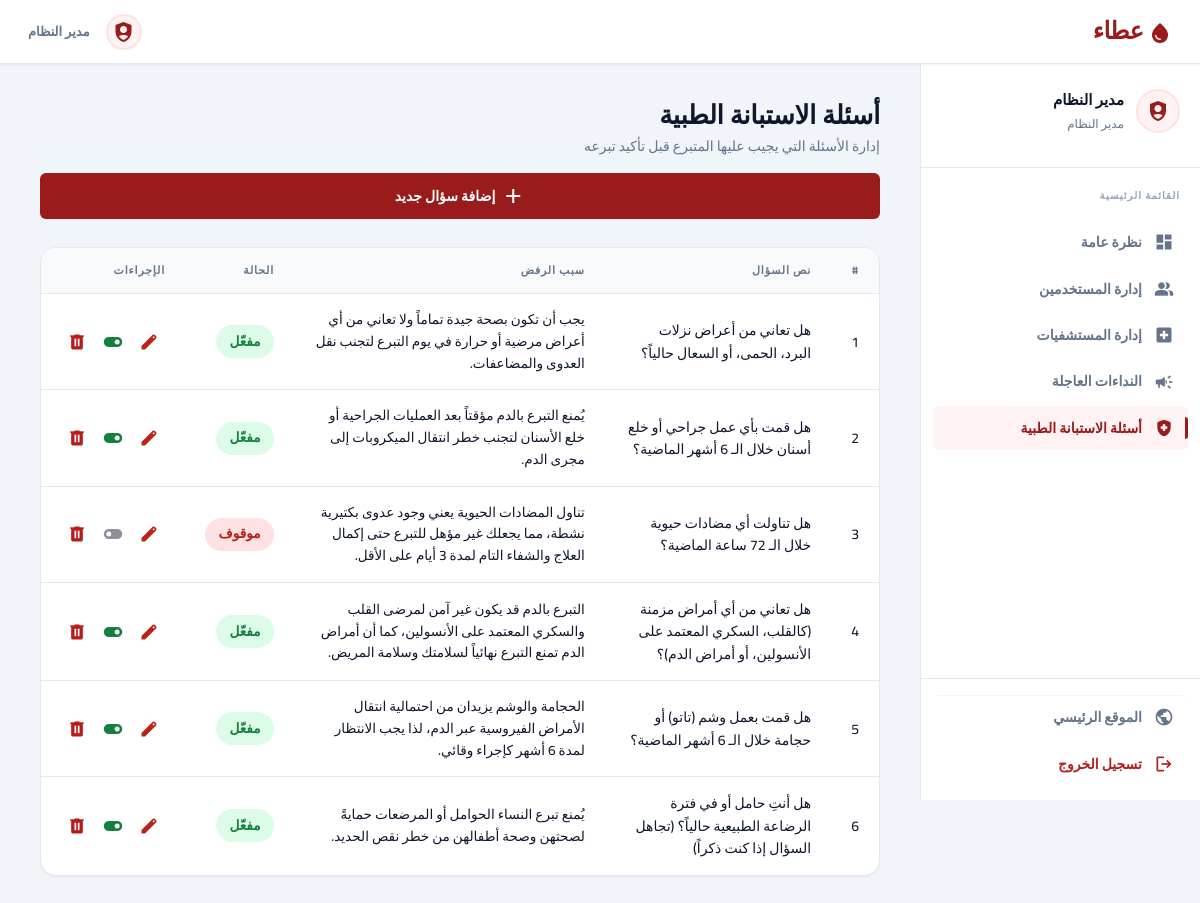
Screenshot of /dashboards/admin/screening_questions.php (signed in) with the database file from the repository.
### tables this page shows
CREATE TABLE `screening_questions` (
  `id` int(11) NOT NULL,
  `question_text` text NOT NULL,
  `rejection_reason` text NOT NULL,
  `is_active` tinyint(1) DEFAULT 1,
  `created_at` timestamp NOT NULL DEFAULT current_timestamp()
);

### dashboards/admin/screening_questions.php (the view, shortened to what this page needs)
<?php
require_once '../../includes/db_connect.php';
$questions = $pdo->query("SELECT * FROM screening_questions ORDER BY id ASC")->fetchAll();
require_once '../../includes/admin_head.php';
?>
<?php require_once '../../includes/admin_topbar.php'; ?>
<div class="db-layout">
    <?php require_once '../../includes/admin_sidebar.php'; ?>
    <main class="db-main">
        <div class="db-page-header-row">
            <div class="db-page-header">
                <h1 class="db-page-title">أسئلة الاستبانة الطبية</h1>
                <p class="db-page-subtitle">إدارة الأسئلة التي يجيب عليها المتبرع قبل تأكيد تبرعه</p>
            </div>
            <button class="btn-primary" onclick="openAddModal()">
                <span class="material-symbols-outlined">add</span>
                إضافة سؤال جديد
            </button>
        </div>
        <div class="db-table-card">
            <?php if (count($questions) === 0): ?>
                <div class="empty-state">
                    <span class="material-symbols-outlined">health_and_safety</span>
                    <p>لا توجد أسئلة مضافة بعد.</p>
                </div>
            <?php else: ?>
            <table class="db-table">
                <thead>
                    <tr>
                        <th>#</th>
                        <th>نص السؤال</th>
                        <th>سبب الرفض</th>
                        <th>الحالة</th>
                        <th>الإجراءات</th>
                    </tr>
                </thead>
                <tbody>
                    <?php foreach ($questions as $i => $q): ?>
                    <tr>
                        <td><?php echo $i + 1; ?></td>
                        <td><?php echo htmlspecialchars($q['question_text']); ?></td>
                        <td class="text-secondary text-sm"><?php echo htmlspecialchars($q['rejection_reason']); ?></td>
                        <td>
                            <?php if ($q['is_active']): ?>
                                <span class="badge badge--success">مفعّل</span>
                            <?php else: ?>
                                <span class="badge badge--urgent">موقوف</span>
                            <?php endif; ?>
                        </td>
                        <td>
                            <div class="actions-cell">
                                <button class="action-btn edit-trigger"
                                    title="تعديل"
                                    data-id="<?php echo $q['id']; ?>"
                                    data-question="<?php echo htmlspecialchars($q['question_text'], ENT_QUOTES, 'UTF-8'); ?>"
                                    data-reason="<?php echo htmlspecialchars($q['rejection_reason'], ENT_QUOTES, 'UTF-8'); ?>">
                                    <span class="material-symbols-outlined text-primary">edit</span>
                                </button>
                                <form method="POST" action="">
                                    <button type="submit" class="action-btn"
                                        title="<?php echo $q['is_active'] ? 'إيقاف السؤال' : 'تفعيل السؤال'; ?>">
                                        <?php if ($q['is_active']): ?>
                                            <span class="material-symbols-outlined text-success">toggle_on</span>
                                        <?php else: ?>
                                            <span class="material-symbols-outlined text-muted">toggle_off</span>
                                        <?php endif; ?>
                                    </button>
                                </form>
                                <form method="POST" action="" onsubmit="return confirm('هل أنت متأكد من حذف هذا السؤال نهائياً؟')">
                                    <button type="submit" class="action-btn" title="حذف">
                                        <span class="material-symbols-outlined text-error">delete</span>
                                    </button>
                                </form>
                            </div>
                        </td>
                    </tr>
                    <?php endforeach; ?>
                </tbody>
            </table>
            <?php endif; ?>
        </div>
    </main>
</div>
<?php require_once '../../includes/admin_foot.php'; ?>

### includes/admin_head.php (shortened to what this page needs)
?><!DOCTYPE html>
<html lang="ar" dir="rtl">
<head>
    <link rel="stylesheet" href="<?php echo BASE_URL; ?>/assets/css/style.css?v=25">
</head>
<body class="admin-page">

### includes/admin_topbar.php (shortened to what this page needs)
<div class="db-topbar">
    <div class="db-topbar__inner">
        <div class="db-topbar__start">
            <a href="<?php echo BASE_URL; ?>/index.php" class="db-topbar__brand">
                <span class="material-symbols-outlined">water_drop</span>
                عطاء
            </a>
        </div>
        <div class="db-topbar__actions">
            <div class="db-topbar__avatar">
                <span class="material-symbols-outlined">shield_person</span>
            </div>
            <span class="db-topbar__admin-label">مدير النظام</span>
        </div>
    </div>
</div>

### includes/admin_sidebar.php (shortened to what this page needs)
<?php
$current_page = basename($_SERVER['PHP_SELF']);
?>
<aside class="db-sidebar" id="adminSidebar">
    <div class="db-sidebar__profile">
        <div class="db-sidebar__profile-row">
            <div class="db-sidebar__profile-avatar">
                <span class="material-symbols-outlined">shield_person</span>
            </div>
            <div class="db-sidebar__profile-info">
                <div class="db-sidebar__profile-name"><?php echo htmlspecialchars($_SESSION['name'] ?? 'مدير النظام'); ?></div>
                <div class="db-sidebar__profile-role">مدير النظام</div>
            </div>
        </div>
    </div>
    <div class="db-sidebar__section-title">القائمة الرئيسية</div>
    <nav class="db-sidebar__nav">
        <a href="index.php" class="db-sidebar__link <?php echo $current_page == 'index.php' ? 'is-active' : ''; ?>">
            <span class="material-symbols-outlined">dashboard</span>
            نظرة عامة
        </a>
        <a href="users.php" class="db-sidebar__link <?php echo $current_page == 'users.php' ? 'is-active' : ''; ?>">
            <span class="material-symbols-outlined">group</span>
            إدارة المستخدمين
        </a>
        <a href="facilities.php" class="db-sidebar__link <?php echo $current_page == 'facilities.php' ? 'is-active' : ''; ?>">
            <span class="material-symbols-outlined">local_hospital</span>
            إدارة المستشفيات
        </a>
        <a href="requests.php" class="db-sidebar__link <?php echo $current_page == 'requests.php' ? 'is-active' : ''; ?>">
            <span class="material-symbols-outlined">campaign</span>
            النداءات العاجلة
        </a>
        <a href="screening_questions.php" class="db-sidebar__link <?php echo $current_page == 'screening_questions.php' ? 'is-active' : ''; ?>">
            <span class="material-symbols-outlined">health_and_safety</span>
            أسئلة الاستبانة الطبية
        </a>
    </nav>
    <div class="db-sidebar__footer">
        <a href="<?php echo BASE_URL; ?>/index.php" class="db-sidebar__link db-sidebar__link--home">
            <span class="material-symbols-outlined">public</span>
            الموقع الرئيسي
        </a>
        <a href="<?php echo BASE_URL; ?>/auth/logout.php"
           class="db-sidebar__link db-sidebar__link--danger"
           data-logout>
            <span class="material-symbols-outlined">logout</span>
            تسجيل الخروج
        </a>
    </div>
</aside>

### includes/admin_foot.php (shortened to what this page needs)
</body>
</html>

### assets/css/style.css (style rules this page uses)
*, *::before, *::after { margin: 0; padding: 0; box-sizing: border-box; }
html { scroll-behavior: smooth; }
body { font-family: var(--font-body); background-color: var(--bg-main); color: var(--text-primary); direction: rtl; line-height: 1.6; min-height: 100vh; display: flex; flex-direction: column; -webkit-font-smoothing: antialiased; }
h1, h2, h3, h4, h5, h6 { font-family: var(--font-heading); font-weight: 700; line-height: 1.2; }
.material-symbols-outlined { font-variation-settings: 'FILL' 1, 'wght' 400, 'GRAD' 0, 'opsz' 24; vertical-align: middle; }
.badge--urgent { background: #fee2e2; color: #b91c1c; }
.badge--success { background: #dcfce7; color: #15803d; }
.admin-page { background-color: var(--slate-100, #f1f5f9); }

### assets/css/variables.css (style rules this page uses)
:root { --primary: #b52619; --primary-light: #ff5449; --primary-dark: #8b0000; --primary-bg: #ffebe9; --secondary: #5d5e66; --secondary-bg: #f3f3f4; --error: #ba1a1a; --error-bg: #ffdad6; --success: #2e7d32; --success-bg: #e8f5e9; --warning: #f57f17; --warning-bg: #fff3e0; --bg-main: #f9f9f9; --surface: #ffffff; --surface-hover: #f3f4f6; --border: #e2e2e2; --text-primary: #1a1c1c; --text-secondary: #5a5d66; --text-muted: #8e9099; --text-on-primary: #ffffff; --font-heading: 'Tajawal', sans-serif; --font-body: 'Cairo', sans-serif; --space-xs: 0.5rem; --space-sm: 1rem; --space-md: 1.5rem; --space-lg: 2rem; --space-xl: 3rem; --radius-sm: 8px; --radius-md: 12px; --radius-lg: 20px; --radius-full: 9999px; --shadow-sm: 0 2px 4px rgba(0,0,0,0.05); --shadow-md: 0 10px 20px rgba(181, 38, 25, 0.05); --shadow-lg: 0 30px 60px -15px rgba(139, 0, 0, 0.08); --transition-fast: 0.2s ease-in-out; --transition-smooth: 0.3s cubic-bezier(0.4, 0, 0.2, 1); }

### assets/css/components.css (style rules this page uses)
.text-primary { color: var(--primary); }
.text-secondary { color: var(--text-secondary); }
.text-muted { color: var(--text-muted); }
.text-error { color: var(--error); }
.text-success { color: #15803d; }
.text-sm { font-size: 0.85rem; }
.badge { display: inline-block; padding: 0.35rem 0.85rem; border-radius: var(--radius-full); font-size: 0.85rem; font-weight: 700; }

### dashboards/admin/screening_questions.php (style rules this page uses)
.actions-cell { display: flex; align-items: center; gap: 4px; }
.action-btn { background: transparent; border: none; cursor: pointer; padding: 6px; border-radius: 8px; transition: background 0.2s; display: flex; align-items: center; justify-content: center; }
.action-btn .material-symbols-outlined { font-size: 20px; }

### rows the page displays
screening_questions: question_text "هل تعاني من أعراض نزلات البرد، الحمى، أو السعال حالياً؟", rejection_reason "يجب أن تكون بصحة جيدة تماماً ولا تعاني من أي أعراض مرضية أو حرارة في يوم التبرع لتجنب نقل العدوى والمضاعفات.", is_active "مفعّل"
screening_questions: question_text "هل قمت بأي عمل جراحي أو خلع أسنان خلال الـ 6 أشهر الماضية؟", rejection_reason "يُمنع التبرع بالدم مؤقتاً بعد العمليات الجراحية أو خلع الأسنان لتجنب خطر انتقال الميكروبات إلى مجرى الدم.", is_active "مفعّل"
screening_questions: question_text "هل تناولت أي مضادات حيوية خلال الـ 72 ساعة الماضية؟", rejection_reason "تناول المضادات الحيوية يعني وجود عدوى بكتيرية نشطة، مما يجعلك غير مؤهل للتبرع حتى إكمال العلاج والشفاء التام لمدة 3 أيام على الأقل.", is_active "موقوف"
screening_questions: question_text "هل تعاني من أي أمراض مزمنة (كالقلب، السكري المعتمد على الأنسولين، أو أمراض الدم)؟", rejection_reason "التبرع بالدم قد يكون غير آمن لمرضى القلب والسكري المعتمد على الأنسولين، كما أن أمراض الدم تمنع التبرع نهائياً لسلامتك وسلامة المريض.", is_active "مفعّل"
screening_questions: question_text "هل قمت بعمل وشم (تاتو) أو حجامة خلال الـ 6 أشهر الماضية؟", rejection_reason "الحجامة والوشم يزيدان من احتمالية انتقال الأمراض الفيروسية عبر الدم، لذا يجب الانتظار لمدة 6 أشهر كإجراء وقائي.", is_active "مفعّل"
screening_questions: question_text "هل أنتِ حامل أو في فترة الرضاعة الطبيعية حالياً؟ (تجاهل السؤال إذا كنت ذكراً)", rejection_reason "يُمنع تبرع النساء الحوامل أو المرضعات حمايةً لصحتهن وصحة أطفالهن من خطر نقص الحديد.", is_active "مفعّل"

### other values shown
$_SESSION['name'] "مدير النظام"
